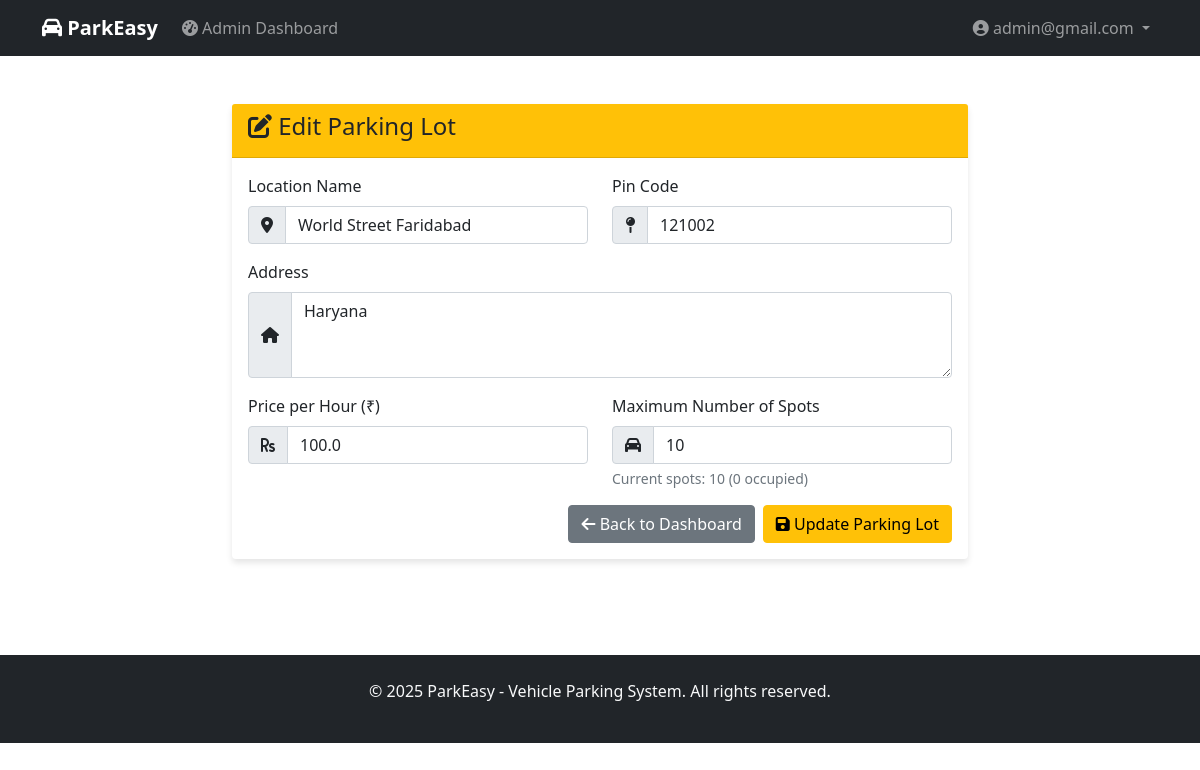
/admin/edit_parking_lot/3 (signed in), run on the app's committed database.
### controllers/models.py (models this page shows, shortened)
class ParkingLot(db.Model):
    id = db.Column(db.Integer, primary_key=True)
    prime_location_name = db.Column(db.String(100), nullable=False)
    price = db.Column(db.Float, nullable=False)  # Price per hour
    address = db.Column(db.Text, nullable=False)
    pin_code = db.Column(db.String(10), nullable=False)
    maximum_number_of_spots = db.Column(db.Integer, nullable=False)
    created_at = db.Column(db.DateTime, default=datetime.utcnow)
    parking_spots = db.relationship('ParkingSpot', backref='parking_lot', lazy=True, cascade='all, delete-orphan')
    @property
    def occupied_spots_count(self):
        return ParkingSpot.query.filter_by(lot_id=self.id, status='O').count()

### controllers/general_routes.py (the view)
    def decorated_function(*args, **kwargs):
        if 'email' not in session or 'admin' not in session.get('roles', []):
            flash('Admin access required.', 'error')
            return redirect(url_for('home'))
        return f(*args, **kwargs)

### controllers/general_routes.py (called while the page is built, shortened)
def require_admin(f):
    def decorated_function(*args, **kwargs):
        if 'email' not in session or 'admin' not in session.get('roles', []):
            flash('Admin access required.', 'error')
            return redirect(url_for('home'))
        return f(*args, **kwargs)
    decorated_function.__name__ = f.__name__
    return decorated_function

@app.route('/admin/edit_parking_lot/<int:lot_id>', methods=['GET', 'POST'])
@require_admin
def edit_parking_lot(lot_id):
    parking_lot = ParkingLot.query.get_or_404(lot_id)
    if request.method == 'GET':
        return render_template('edit_parking_lot.html', parking_lot=parking_lot)

### templates/edit_parking_lot.html (shortened to what this page needs)
{% extends "base.html" %}
{% block content %}
<div class="container py-5">
    <div class="row justify-content-center">
        <div class="col-md-8">
            <div class="card">
                <div class="card-header bg-warning text-dark">
                    <h4><i class="fas fa-edit"></i> Edit Parking Lot</h4>
                </div>
                <div class="card-body">
                    <form method="POST">
                        <div class="row">
                            <div class="col-md-6">
                                <div class="mb-3">
                                    <label for="name" class="form-label">Location Name</label>
                                    <div class="input-group">
                                        <span class="input-group-text"><i class="fas fa-map-marker-alt"></i></span>
                                        <input type="text" class="form-control" id="name" name="name"
                                               value="{{ parking_lot.prime_location_name }}" required>
                                    </div>
                                </div>
                            </div>
                            <div class="col-md-6">
                                <div class="mb-3">
                                    <label for="pin_code" class="form-label">Pin Code</label>
                                    <div class="input-group">
                                        <span class="input-group-text"><i class="fas fa-map-pin"></i></span>
                                        <input type="text" class="form-control" id="pin_code" name="pin_code"
                                               value="{{ parking_lot.pin_code }}" required>
                                    </div>
                                </div>
                            </div>
                        </div>
                        <div class="mb-3">
                            <label for="address" class="form-label">Address</label>
                            <div class="input-group">
                                <span class="input-group-text"><i class="fas fa-home"></i></span>
                                <textarea class="form-control" id="address" name="address" rows="3" required>{{ parking_lot.address }}</textarea>
                            </div>
                        </div>
                        <div class="row">
                            <div class="col-md-6">
                                <div class="mb-3">
                                    <label for="price" class="form-label">Price per Hour (₹)</label>
                                    <div class="input-group">
                                        <span class="input-group-text"><i class="fas fa-rupee-sign"></i></span>
                                        <input type="number" class="form-control" id="price" name="price"
                                               step="0.01" min="0" value="{{ parking_lot.price }}" required>
                                    </div>
                                </div>
                            </div>
                            <div class="col-md-6">
                                <div class="mb-3">
                                    <label for="max_spots" class="form-label">Maximum Number of Spots</label>
                                    <div class="input-group">
                                        <span class="input-group-text"><i class="fas fa-car"></i></span>
                                        <input type="number" class="form-control" id="max_spots" name="max_spots"
                                               min="1" value="{{ parking_lot.maximum_number_of_spots }}" required>
                                    </div>
                                    <div class="form-text">
                                        Current spots: {{ parking_lot.parking_spots|length }}
                                        ({{ parking_lot.occupied_spots_count }} occupied)
                                    </div>
                                </div>
                            </div>
                        </div>
                        <div class="d-grid gap-2 d-md-flex justify-content-md-end">
                            <a href="{{ url_for('admin_dashboard') }}" class="btn btn-secondary">
                                <i class="fas fa-arrow-left"></i> Back to Dashboard
                            </a>
                            <button type="submit" class="btn btn-warning">
                                <i class="fas fa-save"></i> Update Parking Lot
                            </button>
                        </div>
                    </form>
                </div>
            </div>
        </div>
    </div>
</div>
{% endblock %}

### templates/base.html (style rules this page uses)
.card { border: none; box-shadow: 0 4px 6px rgba(0, 0, 0, 0.1); }

### data on the page
ParkingLot: name "World Street Faridabad", pin_code "121002", address "Haryana", price "100.0", max_spots "10"

### other printed values
{{ session['email'] }} "admin@gmail.com"
{{ parking_lot.parking_spots|length }} "10"
{{ parking_lot.occupied_spots_count }} "0"
